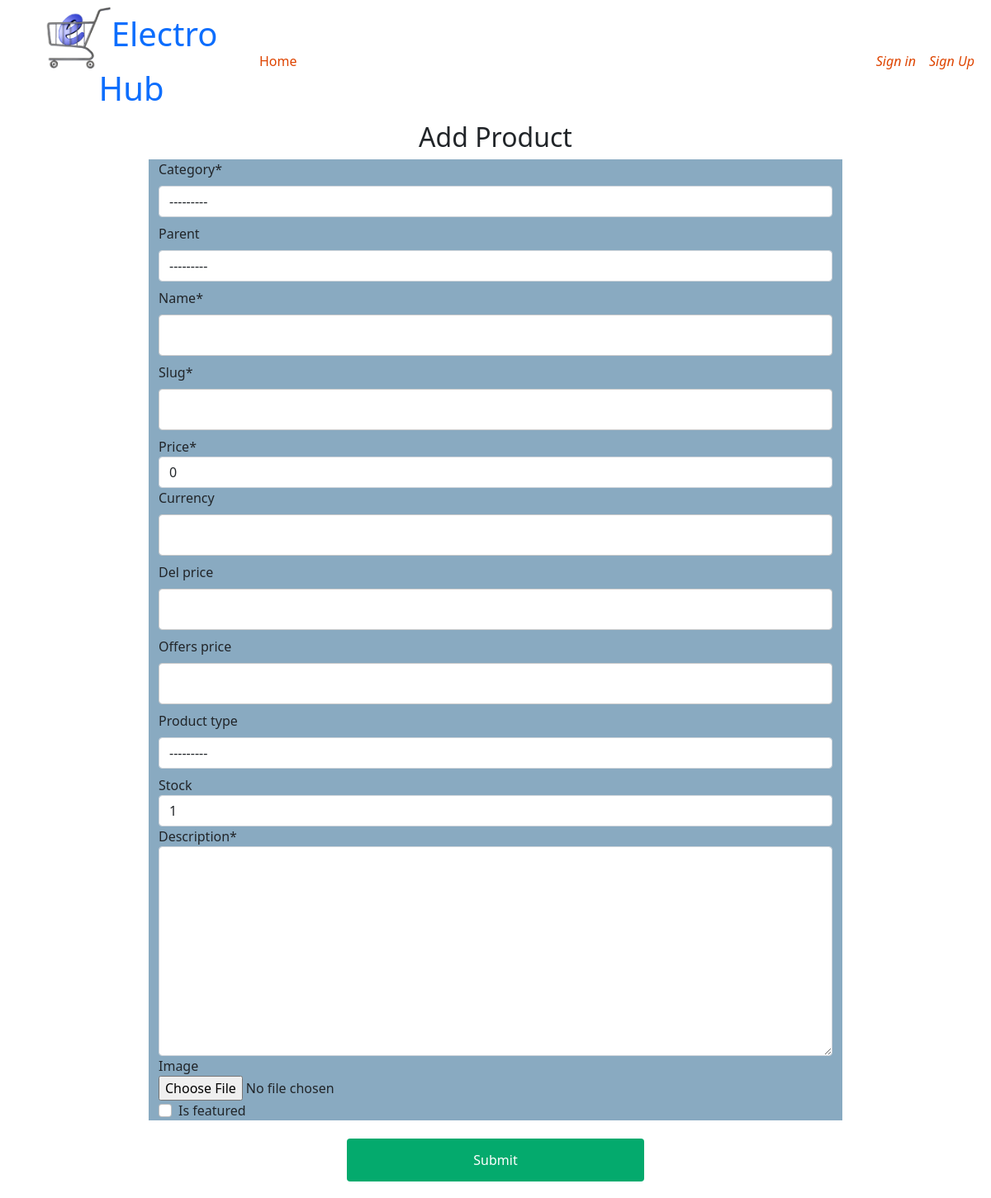
The page /seller/upload_product/ on the database its author committed.
### shop/models.py (models this page shows, shortened)
class Product(models.Model):
    product_type=[
        ('New','New'),
        ('Latest','Latest')
    ]
    width=200
    height=200
    category = models.ForeignKey(Subcategory,related_name="products" ,on_delete=models.CASCADE)
    parent = models.ForeignKey('self', related_name='variants', on_delete=models.CASCADE, blank=True, null=True)
    name = models.CharField(max_length=200)
    slug=models.SlugField(max_length=50,unique=True)
    price = models.IntegerField(default=0)
    currency=models.CharField(max_length=50,default='', null=True ,blank=True)
    del_price=models.CharField(max_length=50,null=True,blank=True)
    offers_price=models.CharField(max_length=60,null=True,blank=True)
    product_type=models.CharField(max_length=70,null=True,blank=True,choices=product_type)
    stock = models.IntegerField(default=1,null=True,blank=True)
    description = models.TextField(verbose_name='description')
    image=models.ImageField(blank=True,upload_to='shop/product/images',width_field='width',height_field='height')
    suplier = models.ForeignKey(Seller, related_name='products',default='admin@gmail.com' ,on_delete=models.CASCADE)
    num_visits = models.IntegerField(default=0)
    last_visit = models.DateTimeField(blank=True, null=True)
    is_featured=models.BooleanField(default=False)
    date_created = models.DateTimeField(auto_now_add=True)
    is_approved=models.BooleanField(default=False)
    def __str__(self):
        return self.name
    def post_images(self):
        return mark_safe('<img src="{}" width="100" hieght="100" />' .format(self.image.url))
    post_images.short_description='Profile picture'
    post_images.alow_tags=True

class Subcategory(models.Model):
    parent=models.ForeignKey('self',on_delete=models.CASCADE,related_name='children',blank=True,null=True)
    name=models.CharField(max_length=150,unique=True,default=None,null=False)
    slug=models.SlugField(max_length=150,unique=True)
    image=models.ImageField(blank=True,upload_to='shop/product/category/images')
    is_featured=models.BooleanField(default=False)
    class Meta:
        verbose_name_plural = 'Subcategories'
        ordering = ('-id',)
    def post_images(self):
        return mark_safe('<img src="{}" width="100" hieght="100" />' .format(self.image.url))
    post_images.short_description='Profile picture'
    post_images.alow_tags=True
    def __str__(self):
        return self.name

### seller/views.py (the view)
# urls.py: path('upload_product/', CreateSellerProduct ,name='create_product'),
def CreateSellerProduct(request):
    if request.method == 'POST':
        form = SellerProduct(request.POST, request.FILES)
        if form.is_valid() :
            form.save(commit=False)
            form.instance.suplier = request.user
            form.save()
            return redirect('seller_profile')
    else:
        form = SellerProduct()
    return render(request,template_name='add_product.html',context= {'form': form})

### seller/forms.py
class SellerProduct(forms.ModelForm):
    class Meta:
        model=Product
        fields=['category','parent','name','slug','price','currency','del_price','offers_price','product_type','stock','description','image','is_featured']

### shop/context_processors.py (called while the page is built)
def main_categories(request):
    main_categories=Subcategory.objects.filter(parent=None).order_by('pk')
    main_1st=main_categories[0:2]
    main_2nd=main_categories[2:]
    info=MyShop.objects.all()
    return {'main_categories':main_categories,'main_1st':main_1st,'main_2nd':main_2nd ,'info':info}

### seller/templates/add_product.html (shortened to what this page needs)
{% extends 'seller_base.html'%}
{%block content%}
{% load crispy_forms_tags %}
    <form action=" {% url 'create_product' %}" method='POST' enctype="multipart/form-data">
        <h2><center>Add Product</center></h2>
      <div class="container">
        {{form|crispy}}
      </div>
        <center><input type="submit" value="Submit"></center>
      </form>
{%endblock%}

### seller/templates/seller_base.html (style rules this page uses)
body { background-image: url('https://neilpatel.com/wp-content/uploads/2015/04/ecommerce.jpg'); height: 100%; width: 100%; overflow-y: scroll; }

### seller/templates/add_product.html (style rules this page uses)
.container { background-color: #89AAC1; width: 70%; }
input[type=text], select { width: 100%; padding: 12px 20px; margin: 8px 0; display: inline-block; border: 1px solid #ccc; border-radius: 4px; box-sizing: border-box; }
input[type=submit] { width: 30%; background-color: #04AA6D; color: white; padding: 14px 20px; margin: 8px 0; border: none; border-radius: 4px; cursor: pointer; align-items: center; margin-bottom: 20px; margin-top: 20px; }

### rows shown on the page
Product: category "---------", parent "---------", price "0", product_type "---------", stock "1"
